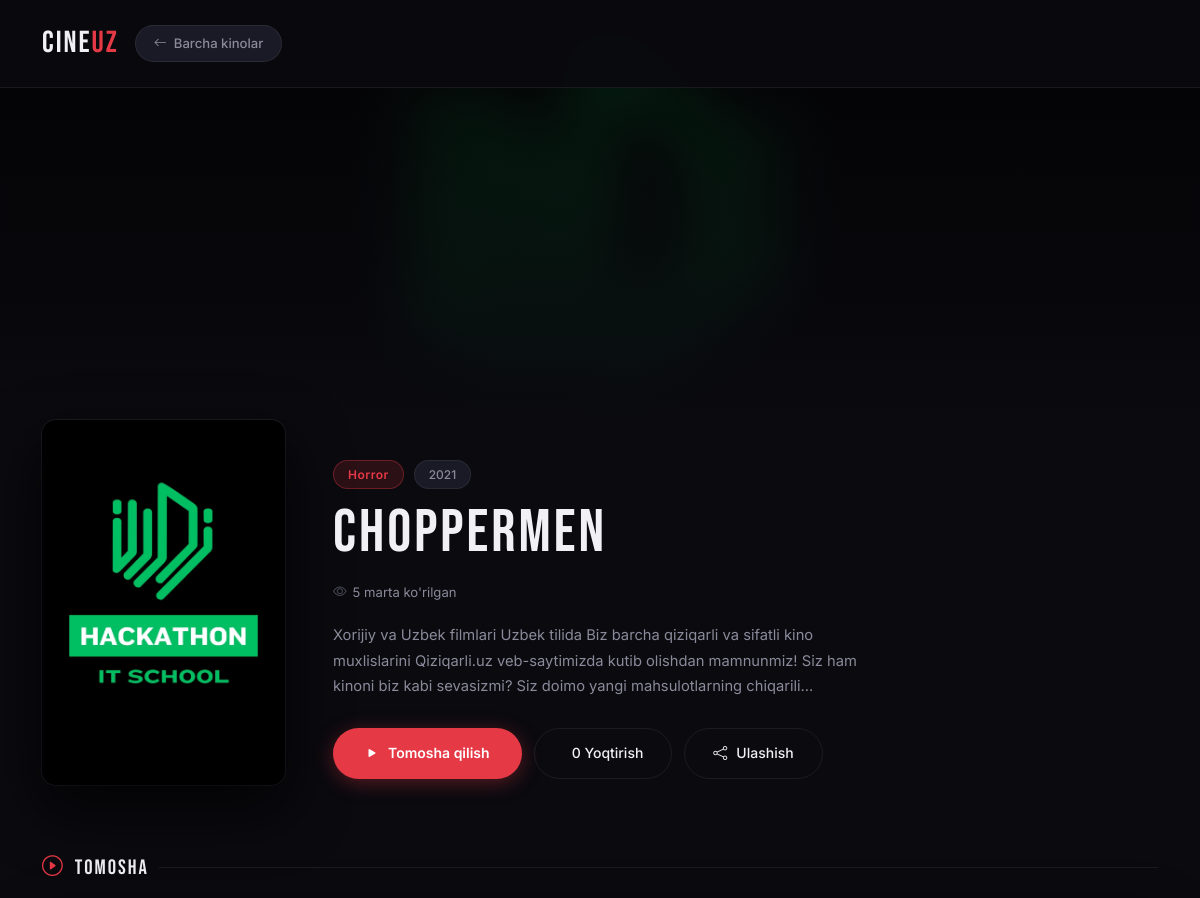
Before: /movie/2/ (upper part) with the older database file.
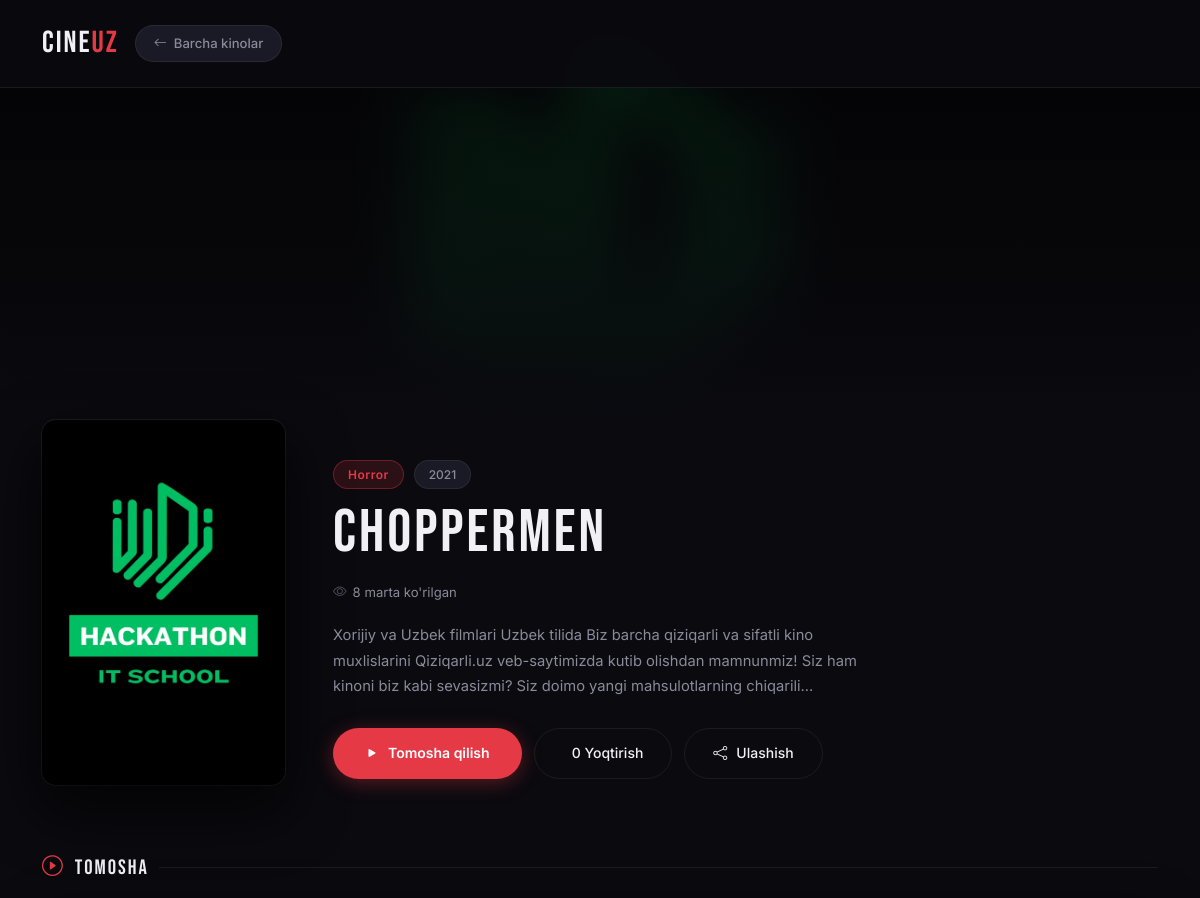
After: the same page with the newer database file.
### main/models.py (models this page shows, shortened)
class Movie(models.Model):
    title = models.CharField(max_length=255, verbose_name="Nomi")
    description = models.TextField(blank=True, verbose_name="Tavsif")
    year = models.IntegerField(null=True, blank=True, verbose_name="Yili")
    genre = models.ForeignKey(Category, on_delete=models.CASCADE, verbose_name="Janr")
    poster = models.ImageField(upload_to="posters/", null=True, blank=True)
    actors = models.ManyToManyField(Actor, verbose_name="Actors")
    rejissor = models.ForeignKey(Rejissor, on_delete=models.CASCADE, verbose_name="Rejissor")
    telegram_file_id = models.CharField(
        max_length=255,
        unique=True,
        verbose_name="Telegram file_id"
    )
    telegram_message_id = models.IntegerField(null=True, blank=True)
    created_at = models.DateTimeField(auto_now_add=True)
    views = models.PositiveIntegerField(default=0)
    is_active = models.BooleanField(default=True)
    last_episode = models.ForeignKey('self', on_delete=models.SET_NULL, null=True, blank=True)
    class Meta:
        ordering = ["-created_at"]
        verbose_name = "Kino"
        verbose_name_plural = "Kinolar"

class Category(models.Model):
    name = models.CharField(max_length=100, verbose_name="Janr")
    icon = models.ImageField(upload_to="categories/", null=True, blank=True)
    def __str__(self):
        return self.name

### main/views.py (the view)
# urls.py: path("movie/<int:pk>/", views.movie_detail, name="movie_detail"),
def movie_detail(request, pk):
    movie = get_object_or_404(Movie, pk=pk, is_active=True)
    releted_movie = Movie.objects.filter(genre=movie.genre).exclude(pk=pk)
    comments = models.Comments.objects.filter(movie=movie)
    Movie.objects.filter(pk=pk).update(views=movie.views + 1)
    is_liked = False
    if request.user.is_authenticated:
        is_liked = models.Like.objects.filter(movie=movie, user=request.user).exists()
    like_count = models.Like.objects.filter(movie=movie).count()
    if request.method == 'POST':
        name = request.POST.get('name')
        text = request.POST.get('text')
        comment = models.Comments.objects.create(
            movie=movie,name=name, text=text )
    context={
        "movie": movie,
        "comments":comments,
        "releted_movie":releted_movie,
        "is_liked": is_liked,
        "like_count": like_count
    }
    return render(request, "detail.html", context=context)

### templates/detail.html (shortened to what this page needs)
{% load static %}
<!DOCTYPE html>
<html lang="uz">
<head>
  <link href="https://cdn.jsdelivr.net/npm/bootstrap@5.3.3/dist/css/bootstrap.min.css" rel="stylesheet">
  <link href="https://cdn.jsdelivr.net/npm/bootstrap-icons@1.11.3/font/bootstrap-icons.css" rel="stylesheet">
</head>
<body>
<nav class="navbar">
  <div class="container">
    <div class="d-flex align-items-center justify-content-between">
      <a href="{% url 'home' %}" class="navbar-brand">CINE<span>UZ</span></a>
      <a href="{% url 'home' %}" class="btn-back">
        <i class="bi bi-arrow-left"></i>
        Barcha kinolar
      </a>
    </div>
  </div>
</nav>
<div class="detail-hero" id="detailHero">
  <div class="backdrop-blur {% if movie.poster %}has-poster{% else %}no-poster{% endif %}"
       id="backdropEl"
       {% if movie.poster %}style="background-image: url('{{ movie.poster.url }}')"{% endif %}
  ></div>
  <div class="backdrop-fade"></div>
</div>
<div class="detail-layout">
  <div class="container">
    <div class="row g-4 g-lg-5 align-items-start">
      <div class="col-sm-5 col-md-4 col-lg-3">
        <div class="poster-wrap">
          {% if movie.poster %}
            <img src="{{ movie.poster.url }}" alt="{{ movie.title }} poster">
          {% else %}
            <div class="poster-placeholder">
              <i class="bi bi-camera-video"></i>
              <span>Poster yo'q</span>
            </div>
          {% endif %}
        </div>
      </div>
      <div class="col-sm-7 col-md-8 col-lg-9">
        <div class="hero-inner">
          <div class="movie-eyebrow">
            {% if movie.genre %}
              <span class="badge-genre">{{ movie.genre }}</span>
            {% endif %}
            {% if movie.year %}
              <span class="badge-year">{{ movie.year }}</span>
            {% endif %}
          </div>
          <h1 class="movie-main-title">{{ movie.title }}</h1>
          <div class="movie-stats-row">
            <div class="stat-chip">
              <i class="bi bi-eye"></i>
              <span>{{ movie.views }} marta ko'rilgan</span>
            </div>
          </div>
          {% if movie.description %}
          <p class="movie-desc">{{ movie.description|truncatechars:220 }}</p>
          {% endif %}
          <div class="detail-cta">
            <a href="#player-section" class="btn-play" id="watchBtn">
              <i class="bi bi-play-fill"></i>
              Tomosha qilish
            </a>
            <a href="{% url 'like' movie.pk %}" class="btn-outline-cine {% if is_liked %}btn-liked{% endif %}" id="likeBtn">
              {{ like_count }} Yoqtirish
            </a>
            <button class="btn-outline-cine" id="shareBtn" onclick="shareMovie()">
              <i class="bi bi-share"></i>
              Ulashish
            </button>
          </div>
        </div>
      </div>
    </div>
    <div class="player-section" id="player-section">
      <div class="section-label">
        <i class="bi bi-play-circle" style="color:var(--accent);"></i>
        Tomosha
      </div>
    </div>
  </div>
</div>
</body>
</html>

Changed rows visible on the page:
changed Movie "Choppermen": views "5" → "8"
